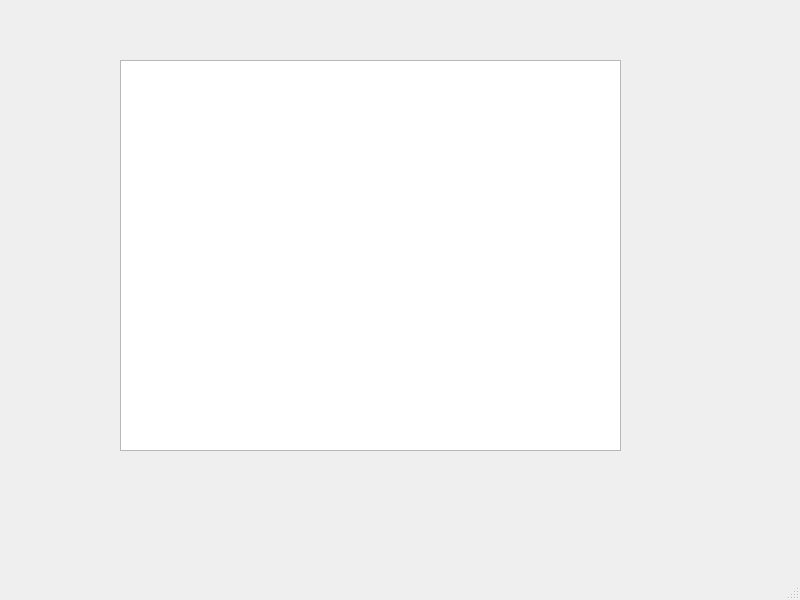
<?xml version="1.0" encoding="UTF-8"?>
<ui version="4.0">
 <class>MainWindow</class>
 <widget class="QMainWindow" name="MainWindow">
  <property name="geometry">
   <rect>
    <x>0</x>
    <y>0</y>
    <width>800</width>
    <height>600</height>
   </rect>
  </property>
  <property name="windowTitle">
   <string>MainWindow</string>
  </property>
  <widget class="QWidget" name="centralwidget">
   <widget class="GraphicsLayoutWidget" name="graphicsView">
    <property name="geometry">
     <rect>
      <x>120</x>
      <y>60</y>
      <width>501</width>
      <height>391</height>
     </rect>
    </property>
   </widget>
  </widget>
  <widget class="QMenuBar" name="menubar">
   <property name="geometry">
    <rect>
     <x>0</x>
     <y>0</y>
     <width>800</width>
     <height>25</height>
    </rect>
   </property>
  </widget>
  <widget class="QStatusBar" name="statusbar"/>
 </widget>
 <customwidgets>
  <customwidget>
   <class>GraphicsLayoutWidget</class>
   <extends>QGraphicsView</extends>
   <header>pyqtgraph</header>
  </customwidget>
 </customwidgets>
 <resources/>
 <connections/>
</ui>
